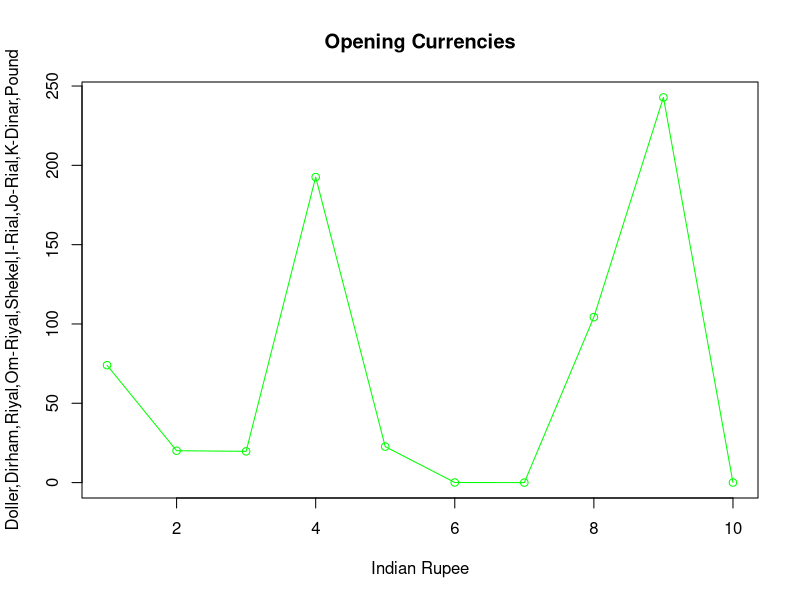

This chart was generated by the following R code:


Opening_Prices=c(Doller=74.01,UAE=20.11,Riyal=19.70,Oman=192.61,Israel=22.68,Iraq=0.062,Iran=0.0017,Jordan=104.325,Kuwait=242.83,Pound=0.049)


plot(Opening_Prices,type="o",col="green",xlab="Indian Rupee",ylab="Doller,Dirham,Riyal,Om-Riyal,Shekel,I-Rial,Jo-Rial,K-Dinar,Pound",main="Opening Currencies")